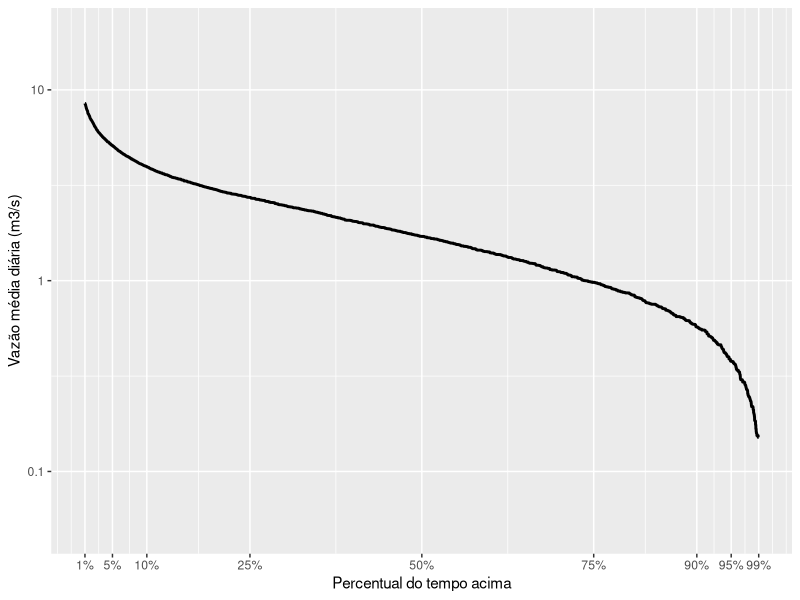

The R script that drew this image: (Note: this script raises an error after producing the figure.)
## ---- chunk 1
knitr::opts_chunk$set(echo = TRUE)
library(tidyverse)
library(lubridate)
## ---- chunk 2
## Leitura do arquivo de vazões médias diárias
Qd <- read.table(file = "dados/60435000.txt",
                             sep = "\t",
                             dec = ".",
                             header = T,
                             fileEncoding = "UTF-8",
                             colClasses = c("factor", "Date", "numeric"))
head(Qd,10)
## ---- chunk 3
## Criação de coluna com os anos
Qd <- Qd %>% 
  mutate(Ano = year(Data))

## Remoção de anos que contenham dias com falha
Anos_falha <- unique(Qd$Ano[is.na(Qd$Vazao)])
Anos_falha
Qd <- Qd %>% 
          filter(!(Ano %in% Anos_falha))
tibble(Qd)
## ---- chunk 4
# Permanência calculada com todos os anos juntos 
# Uso do R-base apenas
Qperm_all <- Qd[order(Qd$Vazao, decreasing = TRUE), ]
Qperm_all$index <- 1:nrow(Qperm_all)
Qperm_all$weibull <- Qperm_all$index/(nrow(Qperm_all)+1) 
tibble(Qperm_all)
## ---- chunk 5
Qperm_allt <- Qd %>% 
  arrange(desc(Vazao)) %>%
  mutate(index = rank(-Vazao)) %>%
  mutate(weibull = index/(n()+1))
tibble(Qperm_allt)
## ---- chunk 6
ggplot() +
  geom_line(data = Qperm_all,aes(weibull,Vazao),colour = 'black', size = 1) +
  scale_y_continuous(name = 'Vazão média diária (m3/s)',
                     trans = 'log10', 
                     breaks = c(0.01, 0.1, 1, 10, 100, 1000, 10000),
                     limits = c(0.05, 20),
                     labels = c(0.01, 0.1, 1, 10, 100, 1000, '10,000')) +
    scale_x_continuous(name = 'Percentual do tempo acima',
                     limits = c(0.01,0.99),
                     breaks = c(0.01, 0.05,0.1,0.25,0.5,0.75, 0.9,0.95, 0.99),
                     labels = c('1%','5%', '10%', '25%', '50%', '75%', '90%','95%', '99%'))
## ---- chunk 7
# Permanência calculada para cada ano
# Uso do tidyverse e pipe
Qperm_ano <- Qd %>% 
  arrange(Ano, desc(Vazao)) %>%
  group_by(Ano) %>%
  mutate(index = rank(-Vazao)) %>%
  mutate(weibull = index/(n()+1))
tibble(Qperm_ano)
## ---- chunk 8
ggplot() +
  geom_line(data = p1,aes(x = weibull, y = Vazao,group = Ano),
              colour = 'grey70', size = 0.2) +
  geom_line(data = Qperm_all,aes(weibull,Vazao),colour = 'black', size = 1) +
    scale_y_continuous(name = 'Vazão média diária (m3/s)',
                     trans = 'log10', 
                     breaks = c(0.01, 0.1, 1, 10, 100, 1000, 10000),
                     limits = c(0.05, 20),
                     labels = c(0.01, 0.1, 1, 10, 100, 1000, '10,000')) +
    scale_x_continuous(name = 'Percentual do tempo acima',
                     limits = c(0.01,0.99),
                     breaks = c(0.01, 0.05,0.1,0.25,0.5,0.75, 0.9,0.95, 0.99),
                     labels = c('1%','5%', '10%', '25%', '50%', '75%', '90%','95%', '99%'))
## ---- chunk 9
# Function to plot minor breaks at a log scale
# https://stackoverflow.com/questions/30179442/plotting-minor-breaks-on-a-log-scale-with-ggplot
log10_minor_break = function (...){
  function(x) {
    minx         = floor(min(log10(x), na.rm=T))-1;
    maxx         = ceiling(max(log10(x), na.rm=T))+1;
    n_major      = maxx-minx+1;
    major_breaks = seq(minx, maxx, by=1)
    minor_breaks = 
      rep(log10(seq(1, 9, by=1)), times = n_major)+
      rep(major_breaks, each = 9)
    return(10^(minor_breaks))
  }
}

log10_major_break = function (...){
  function(x) {
    minx         = floor(min(log10(x), na.rm=T))-1;
    maxx         = ceiling(max(log10(x), na.rm=T))+1;
    n_major      = maxx-minx+1;
    major_breaks = seq(minx, maxx, by=1)
    return(10^(major_breaks))
  }
}

## ---- chunk 10
ggplot() +
  geom_line(data = p1,aes(x = weibull, y = Vazao,group = Ano),
              colour = 'grey70', size = 0.2) +
  geom_line(data = Qperm_all,aes(weibull,Vazao),colour = 'black', size = 1) +
    scale_y_continuous(name = 'Vazão média diária (m3/s)',
                     trans = 'log10', 
                     breaks = c(0.01, 0.1, 1, 10, 100, 1000, 10000),
                     minor_breaks = log10_minor_break(),
                     limits = c(0.05, 20),
                     labels = c(0.01, 0.1, 1, 10, 100, 1000, '10,000')) +
    scale_x_continuous(name = 'Percentual do tempo acima',
                     trans = 'probit', 
                     limits = c(0.01,0.99),
                     breaks = c(0.01, 0.05,0.1,0.25,0.5,0.75, 0.9,0.95, 0.99),
                     labels = c('1%','5%', '10%', '25%', '50%', '75%', '90%','95%', '99%'))
## ---- chunk 11
## Determina o ano mais úmido e o ano mais seco
Qanual <- Qd %>%
  group_by(Ano) %>%
  summarise(Qano = mean(Vazao))
ano_seco <- as.numeric(Qanual[which.min(Qanual$Qano),1])
ano_seco
ano_umido <- as.numeric(Qanual[which.max(Qanual$Qano),1])
ano_umido
## ---- chunk 12
# Plotagem
  ggplot() +
    geom_line(data = p1,aes(x = weibull, y = Vazao,group = Ano),
              colour = 'grey70', size = 0.2) +   
    geom_line(data = Qd_ord,aes(weibull,Vazao),colour = 'black', size = 1) +
    geom_line(data = p2, aes(x = weibull, y = Vazao, colour = factor(Ano)), size = 1) +
    scale_colour_discrete(name = NULL) +
    theme(legend.position = 'bottom',text = element_text(size = 10)) +
    scale_y_continuous(name = 'Vazão média diária (m3/s)',
                     trans = 'log10', 
                     breaks = c(0.01, 0.1, 1, 10, 100, 1000, 10000),
                     minor_breaks = log10_minor_break(),
                     limits = c(0.05, 20),
                     labels = c(0.01, 0.1, 1, 10, 100, 1000, '10,000')) +
    scale_x_continuous(name = 'Percentual do tempo acima',
                     trans = 'probit', 
                     limits = c(0.01,0.99),
                     breaks = c(0.01, 0.05,0.1,0.25,0.5,0.75, 0.9,0.95, 0.99),
                     labels = c('1%','5%', '10%', '25%', '50%', '75%', '90%','95%', '99%'))
